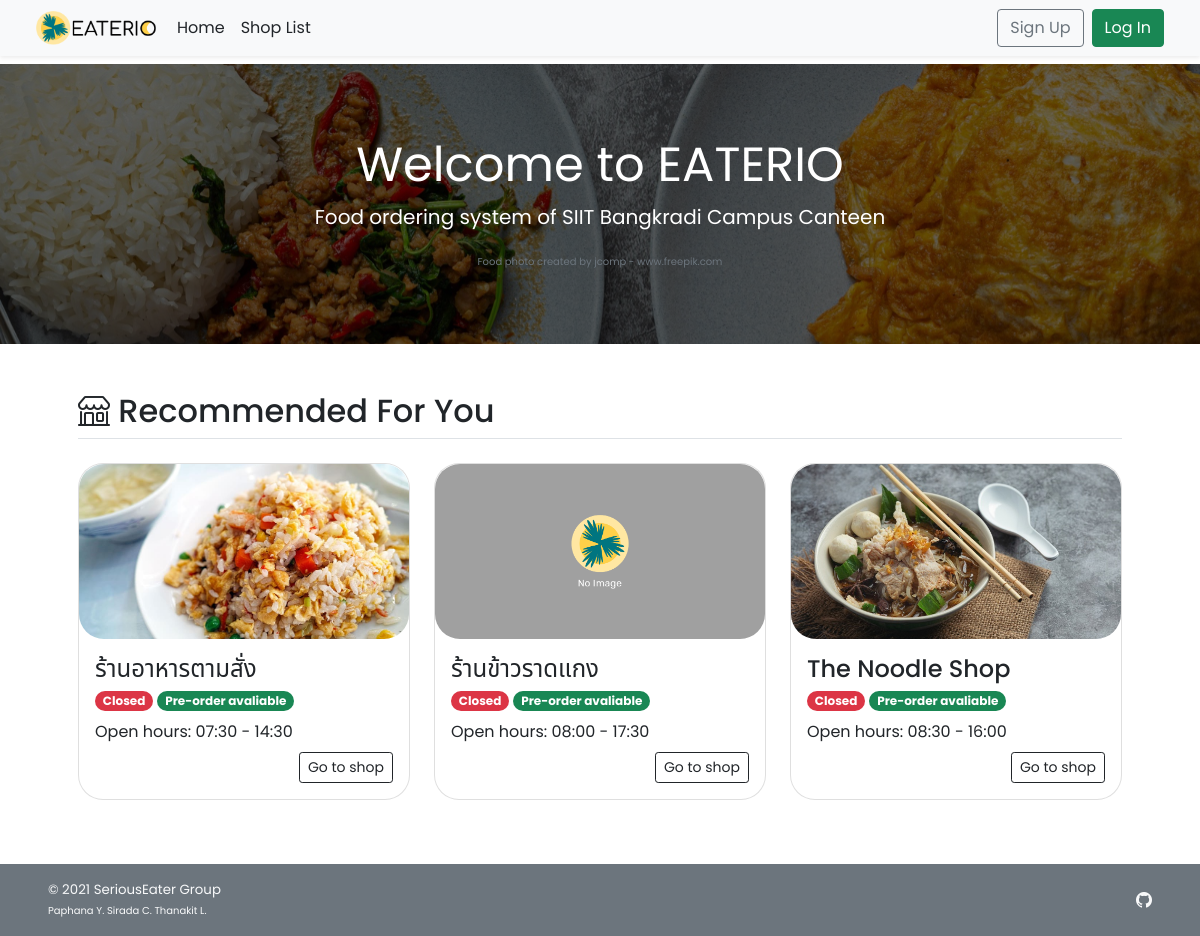
Before: / with the older database file.
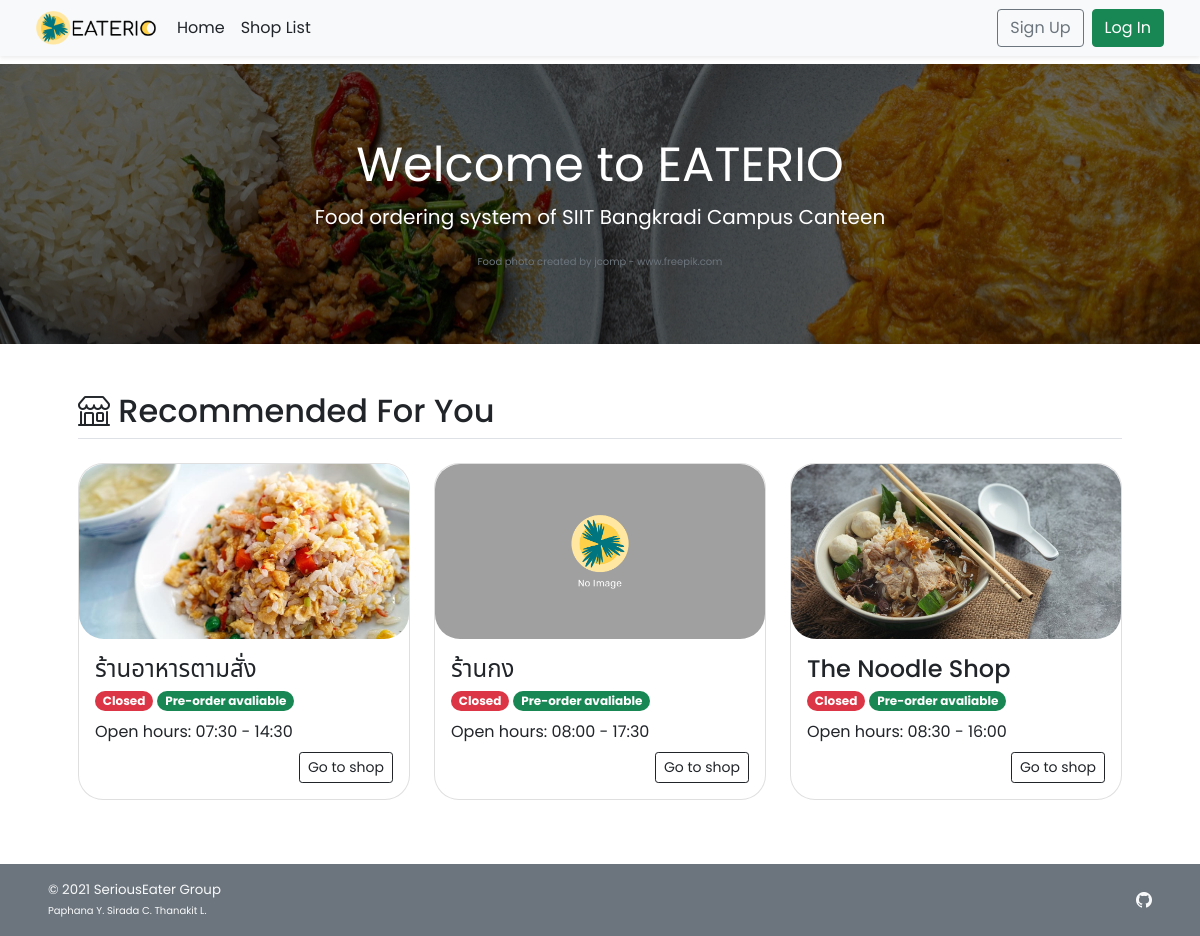
After: the same page with the newer database file.
### tables this page shows
CREATE TABLE `shop` (
  `s_id` int(11) NOT NULL,
  `s_username` varchar(45) NOT NULL,
  `s_pwd` varchar(45) NOT NULL,
  `s_name` varchar(100) NOT NULL,
  `s_location` varchar(100) NOT NULL,
  `s_openhour` time NOT NULL,
  `s_closehour` time NOT NULL,
  `s_status` tinyint(4) NOT NULL DEFAULT 1 COMMENT 'Shop ready for taking an order or not (True for open, False for close)',
  `s_preorderStatus` tinyint(4) NOT NULL DEFAULT 1 COMMENT 'Shop is ready for tomorrow pre-order or not',
  `s_email` varchar(100) NOT NULL,
  `s_phoneno` varchar(45) NOT NULL,
  `s_pic` text DEFAULT NULL
);

### index.php (the view, shortened to what this page needs)
<!DOCTYPE html>
<html lang="en">
<head>
    <?php session_start(); include("conn_db.php"); include('head.php');?>
    <link href="css/main.css" rel="stylesheet">
</head>
<body class="d-flex flex-column h-100">
    <?php include('nav_header.php')?>
    <div class="position-relative d-flex text-center text-white promo-banner-bg py-3">
        <div class="p-lg-2 mx-auto my-5">
            <h1 class="display-5 fw-normal">Welcome to EATERIO</h1>
            <p class="lead fw-normal">Food ordering system of SIIT Bangkradi Campus Canteen</p>
            <span class="xsmall-font text-muted">Food photo created by jcomp - www.freepik.com</span>
        </div>
    </div>
    <div class="container p-5" id="recommended-shop">
        <h2 class="border-bottom pb-2"><i class="bi bi-shop align-top"></i> Recommended For You</h2>
        <div class="row row-cols-1 row-cols-lg-3 align-items-stretch g-4 py-3">
            <?php
            $query = "SELECT s_id,s_name,s_openhour,s_closehour,s_status,s_preorderstatus,s_pic FROM shop
            WHERE (s_preorderstatus = 1) OR (s_preorderstatus = 0 AND (CURTIME() BETWEEN s_openhour AND s_closehour));";
            $result = $mysqli -> query($query);
            if($result -> num_rows > 0){
            while($row = $result -> fetch_array()){
        ?>
            <div class="col">
                <a href="<?php echo "shop_menu.php?s_id=".$row["s_id"]?>" class="text-decoration-none text-dark">
                    <div class="card rounded-25">
                        <img <?php
                            if(is_null($row["s_pic"])){echo "src='img/default.png'";}
                            else{echo "src=\"img/{$row['s_pic']}\"";}
                        ?> style="width:100%; height:175px; object-fit:cover;"
                            class="card-img-top rounded-25 img-fluid" alt="<?php echo $row["s_name"]?>">
                        <div class="card-body">
                            <h4 name="shop-name" class="card-title"><?php echo $row["s_name"]?></h4>
                            <p class="card-subtitle">
                                <?php
                                    $now = date('H:i:s');
                                    if((($now < $row["s_openhour"])||($now > $row["s_closehour"]))||($row["s_status"]==0)){
                                ?>
                                <span class="badge rounded-pill bg-danger">Closed</span>
                                <?php }else{ ?>
                                <span class="badge rounded-pill bg-success">Open</span>
                                <?php }
                                    if($row["s_preorderstatus"]==1){
                                ?>
                                <span class="badge rounded-pill bg-success">Pre-order avaliable</span>
                                <?php }else{ ?>
                                <span class="badge rounded-pill bg-danger">Pre-order Unavaliable</span>
                                <?php } ?>
                            </p>
                            <?php
                                $open = explode(":",$row["s_openhour"]);
                                $close = explode(":",$row["s_closehour"]);
                            ?>
                            <p class="card-text my-2">Open hours:
                                <?php echo $open[0].":".$open[1]." - ".$close[0].":".$close[1];?></p>
                            <div class="text-end">
                                <a href="<?php echo "shop_menu.php?s_id=".$row["s_id"]?>"
                                    class="btn btn-sm btn-outline-dark">Go to shop</a>
                            </div>
                        </div>
                    </div>
                </a>
            </div>
            <?php }
        }
        ?>
        </div>
    </div>
    <footer
        class="footer d-flex flex-wrap justify-content-between align-items-center px-5 py-3 mt-auto bg-secondary text-light">
        <span class="smaller-font">&copy; 2021 SeriousEater Group<br /><span class="xsmall-font">Paphana Y. Sirada C.
                Thanakit L.</span></span>
        <ul class="nav justify-content-end list-unstyled d-flex">
            <li class="ms-3"><a class="text-light" target="_blank" href="https://github.com/waterthatfrozen/EATERIO"><i
                        class="bi bi-github"></i></a></li>
        </ul>
    </footer>
</body>
</html>

Changed rows visible on the page:
changed shop: s_name "ร้านข้าวราดแกง" → "ร้านกง"
